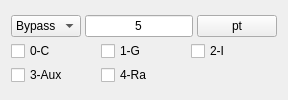
    <widget class="QWidget" name="tab_2">
     <attribute name="title">
      <string>Moving filter</string>
     </attribute>
     <layout class="QVBoxLayout" name="verticalLayout_7">
      <item>
       <layout class="QGridLayout" name="gridLayout_6">
        <property name="spacing">
         <number>4</number>
        </property>
        <item row="0" column="0">
         <layout class="QGridLayout" name="gridLayout_5">
          <property name="spacing">
           <number>4</number>
          </property>
          <item row="0" column="0">
           <widget class="QComboBox" name="FilterSwitch">
            <property name="toolTip">
             <string>type of the moving filter</string>
            </property>
            <item>
             <property name="text">
              <string>Bypass</string>
             </property>
            </item>
            <item>
             <property name="text">
              <string>Mean</string>
             </property>
            </item>
            <item>
             <property name="text">
              <string>Median</string>
             </property>
            </item>
           </widget>
          </item>
          <item row="0" column="1">
           <layout class="QGridLayout" name="gridLayout_4">
            <item row="0" column="0">
             <widget class="QLineEdit" name="filterset2">
              <property name="toolTip">
               <string>number of points for the moving filter</string>
              </property>
              <property name="text">
               <string>5</string>
              </property>
              <property name="alignment">
               <set>Qt::AlignCenter</set>
              </property>
             </widget>
            </item>
            <item row="0" column="1">
             <widget class="QPushButton" name="Set_filter2">
              <property name="toolTip">
               <string>Applied on processed data. Reversible.</string>
              </property>
              <property name="text">
               <string>pt</string>
              </property>
             </widget>
            </item>
           </layout>
          </item>
         </layout>
        </item>
        <item row="1" column="0">
         <layout class="QGridLayout" name="gridLayout_2">
          <item row="0" column="0">
           <widget class="QCheckBox" name="mf0">
            <property name="text">
             <string>0-C</string>
            </property>
           </widget>
          </item>
          <item row="0" column="1">
           <widget class="QCheckBox" name="mf1">
            <property name="text">
             <string>1-G</string>
            </property>
           </widget>
          </item>
          <item row="0" column="2">
           <widget class="QCheckBox" name="mf2">
            <property name="text">
             <string>2-I</string>
            </property>
           </widget>
          </item>
          <item row="1" column="0">
           <widget class="QCheckBox" name="mf3">
            <property name="text">
             <string>3-Aux</string>
            </property>
           </widget>
          </item>
          <item row="1" column="1">
           <widget class="QCheckBox" name="mf4">
            <property name="text">
             <string>4-Ra</string>
            </property>
           </widget>
          </item>
         </layout>
        </item>
       </layout>
      </item>
     </layout>
    </widget>
